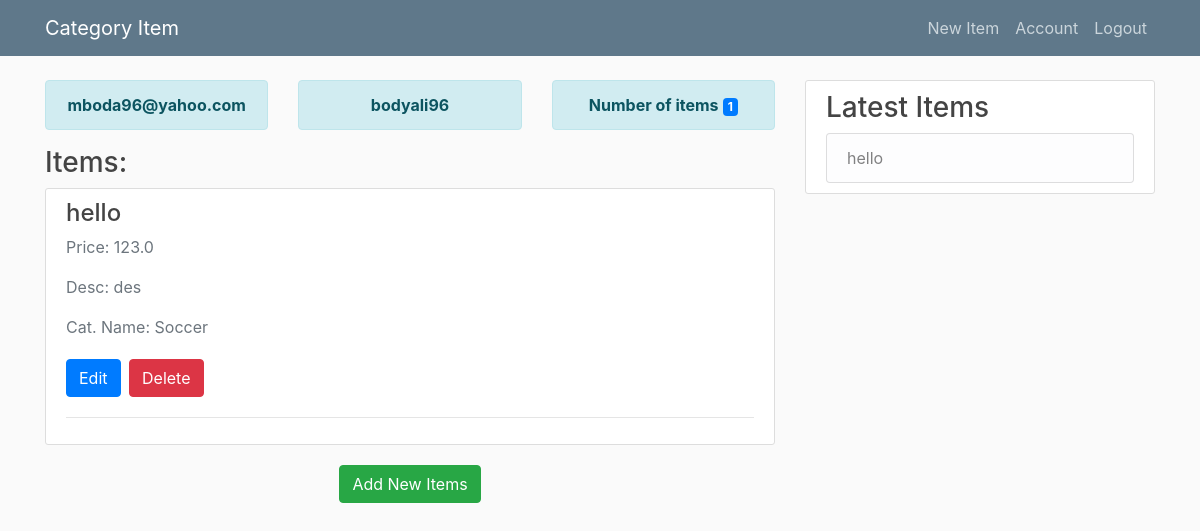
Page /account (signed in) on the earlier database version.
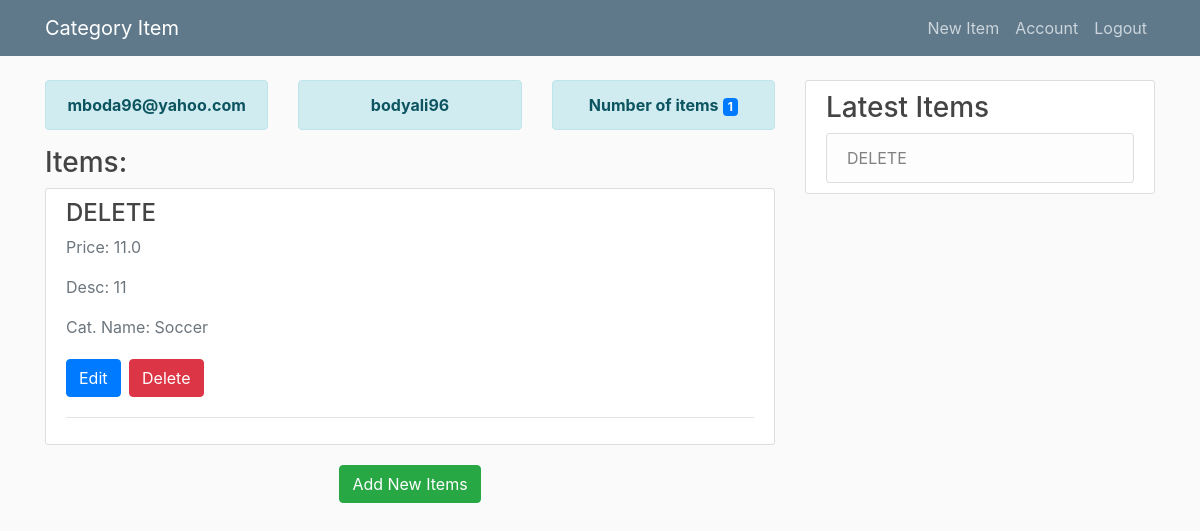
Same page on the later database version.
### run.py (models this page shows)
class User(db.Model, UserMixin):
    id = db.Column(db.Integer, primary_key=True)
    username = db.Column(db.String(256), unique=True)
    email = db.Column(db.String(256), unique=True)
    password = db.Column(db.String(60))
    items = db.relationship('Item', backref='Owner', lazy=True)

class Item(db.Model):
    id = db.Column(db.Integer, primary_key=True)
    name = db.Column(db.String(20), unique=True, nullable=False)
    price = db.Column(db.Float, nullable=False)
    desc = db.Column(db.String(300), nullable=False)
    owner_username = db.Column(
        db.String(50), db.ForeignKey('user.username'), nullable=False)
    category_name = db.Column(db.String(20), db.ForeignKey(
        'category.name'), nullable=False)

### run.py (the view)
@app.route("/account")
@login_required
def account():
    return render_template(
        'account.html', title='Account',
        items=wanted('items'), user=current_user,
        count=len(current_user.items)
    )

### run.py (called while the page is built)
@login_manager.user_loader
def load_user(user_id):
    return User.query.get(int(user_id))

def wanted(wanted):
    if wanted is 'categories':
        categories = Category.query.all()
        return categories
    elif wanted is 'items':
        items = Item.query.order_by(Item.id.desc()).all()
        return items
    else:
        return None

### templates/account.html (shortened to what this page needs)
{% extends "layout.html" %} {% block content %}
<div class="">
  <div class="media">
    <div class="media-body">
      <div class="row">
        <div class="col-4">
          <p class="alert alert-info text-center">
            <b>{{user.email}}</b>
          </p>
        </div>
        <div class="col-4">
          <p class="alert alert-info text-center">
            <b>{{user.username}}</b>
          </p>
        </div>
        <div class="col-4">
          <p class="alert alert-info text-center">
            <b>Number of items</b>
            <span class="badge badge-primary">{{count}}</span>
          </p>
        </div>
      </div>
    </div>
  </div>
</div>
<div class="row">
  <div class="col">
    <h3>Items:</h3>
  </div>
</div>
{% if user.items%}
<div class="content-section">
  {% for item in user.items%}
  <div class="media">
    <div class="media-body">
      <h4 class="">{{item.name}}</h4>
      <p class="text-secondary">Price: {{item.price}}</p>
      <p class="text-secondary">Desc: {{item.desc}}</p>
      <p class="text-secondary">Cat. Name: {{item.category_name}}</p>
      <a class="btn btn-primary" href="{{url_for('edit_item', item_id=item.id)}}">Edit</a>
      <button type="button" class="btn btn-danger m-1" data-toggle="modal" data-target="#deleteModal">Delete</button>
      <hr>
    </div>
  </div>
  {% endfor %}
</div>
{% endif %}
<div class="row">
  <div class="col text-center">
    <a class="btn btn-success mb-2" href="{{url_for('new_item')}}">Add New Items</a>
  </div>
</div>
{% endblock content %}

### templates/layout.html (shortened to what this page needs)
<!DOCTYPE html>
<html>
<head>
  <link rel="stylesheet" href="https://maxcdn.bootstrapcdn.com/bootstrap/4.0.0/css/bootstrap.min.css"
>
  <link rel="stylesheet" href="https://stackpath.bootstrapcdn.com/font-awesome/4.7.0/css/font-awesome.min.css">
  <link rel="stylesheet" type="text/css" href="{{ url_for('static', filename='main.css') }}">
</head>
<body>
  <header class="site-header">
    <nav class="navbar navbar-expand-md navbar-dark bg-steel fixed-top">
      <div class="container">
        <a class="navbar-brand mr-4" href="/">Category Item</a>
        <div class="collapse navbar-collapse" id="navbarToggle">
          <div class="navbar-nav ml-auto">
            {% if current_user.is_authenticated %}
            <a class="nav-item nav-link" href="{{ url_for('new_item') }}">New Item</a>
            <a class="nav-item nav-link" href="{{ url_for('account') }}">Account</a>
            <a class="nav-item nav-link" href="{{ url_for('logout') }}">Logout</a>
            {% else %}
            <a class="nav-item nav-link" href="{{ url_for('login') }}">Login</a>
            <a class="nav-item nav-link" href="{{ url_for('register') }}">Register</a>
            {% endif %}
          </div>
        </div>
      </div>
    </nav>
  </header>
  <main role="main" class="container">
    <div class="row">
      <div class="col-md-8">
         {% block content %}{% endblock %}
      </div>
      <div class="col-md-4">
        <div class="content-section">
          <h3>Latest Items</h3>
          <ul class="list-group">
            {% if items %} {% if items.__len__() >= 5 %} {% for num in range(5)%}
            <li class="list-group-item list-group-item-light">{{items[num].name}}</li>
            {% endfor %} {% else %} {% for item in items %}
            <li class="list-group-item list-group-item-light">{{item.name}}</li>
            {% endfor %} {% endif %} {% else %}
            <li class="list-group-item list-group-item-light">There is no items!</li>
            {% endif %}
          </ul>
        </div>
      </div>
    </div>
  </main>
</body>
</html>

### static/main.css (style rules this page uses)
body { background: #fafafa; color: #333333; margin-top: 5rem; }
h1, h2, h3, h4, h5, h6 { color: #444444; }
.bg-steel { background-color: #5f788a; }
.site-header .navbar-nav .nav-link { color: #cbd5db; }
.content-section { background: #ffffff; padding: 10px 20px; border: 1px solid #dddddd; border-radius: 3px; margin-bottom: 20px; }

Differences in the rows shown:
changed Item "Soccer": name "hello" → "DELETE"; price "123.0" → "11.0"; desc "des" → "11"
